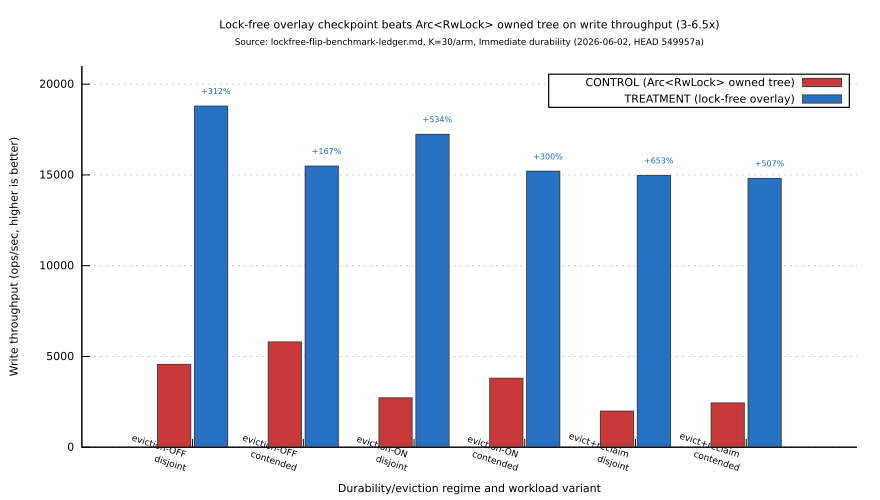

This chart was generated by the following gnuplot code:
# Self-contained gnuplot script. Rendered in-place by scripts/render-diagrams.sh
# to lockfree-flip-throughput.svg. Output basename MUST equal script basename.
set terminal svg size 880,500 font 'DejaVu Sans,11' background rgb 'white'
set output 'lockfree-flip-throughput.svg'

set title "Lock-free overlay checkpoint beats Arc<RwLock> owned tree on write throughput (3-6.5x)\n{/*0.8 Source: lockfree-flip-benchmark-ledger.md, K=30/arm, Immediate durability (2026-06-02, HEAD 549957a)}"
set ylabel "Write throughput (ops/sec, higher is better)"
set xlabel "Durability/eviction regime and workload variant"

set style data histograms
set style histogram clustered gap 1.4
set style fill solid 0.92 border rgb '#444444'
set boxwidth 0.9
set yrange [0:21000]
set grid ytics lc rgb '#cccccc' lw 1
set key top right box opaque
set border 3
set xtics nomirror rotate by -18 right font 'DejaVu Sans,9'
set ytics nomirror

# red = CONTROL (the path the flip replaces / worst), blue = TREATMENT (lock-free).
set style line 1 lc rgb '#C62828'   # CONTROL (red)
set style line 2 lc rgb '#1565C0'   # TREATMENT (blue)

# Percentage-gain labels above each TREATMENT bar (its cluster offset is +0.21).
set label 1 "+312%" at 0.21,19600 center font 'DejaVu Sans,8' tc rgb '#1565C0'
set label 2 "+167%" at 1.21,16300 center font 'DejaVu Sans,8' tc rgb '#1565C0'
set label 3 "+534%" at 2.21,18050 center font 'DejaVu Sans,8' tc rgb '#1565C0'
set label 4 "+300%" at 3.21,16000 center font 'DejaVu Sans,8' tc rgb '#1565C0'
set label 5 "+653%" at 4.21,15780 center font 'DejaVu Sans,8' tc rgb '#1565C0'
set label 6 "+507%" at 5.21,15620 center font 'DejaVu Sans,8' tc rgb '#1565C0'

plot 'lockfree-flip-throughput.dat' using 2:xtic(1) ls 1 title 'CONTROL (Arc<RwLock> owned tree)', \
     '' using 3 ls 2 title 'TREATMENT (lock-free overlay)'
